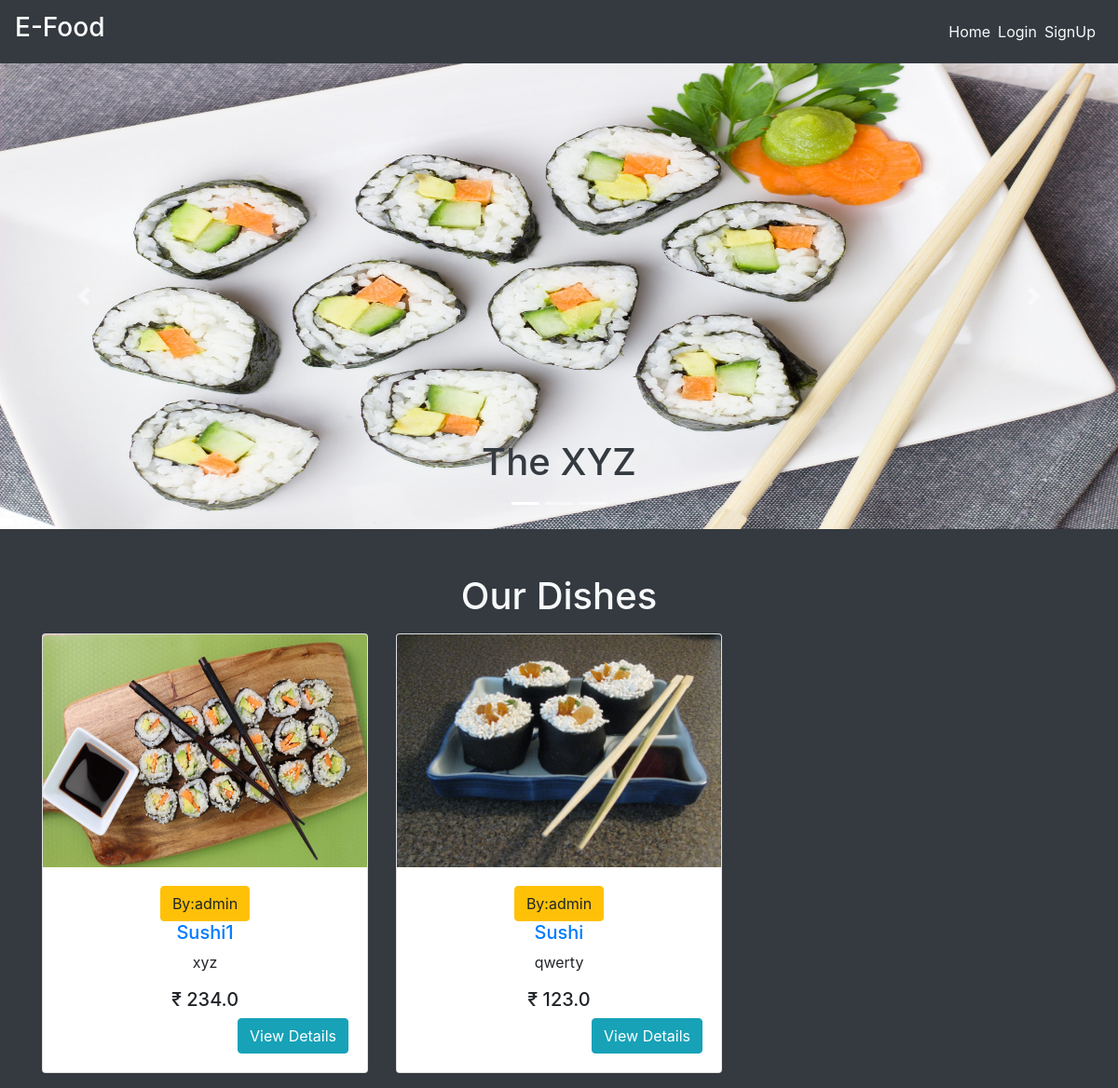
The page / on the database its author committed.
### main/models.py (models this page shows, shortened)
class Item(models.Model):
    LABELS = (
        ('BestSeller', 'BestSeller'),
        ('New', 'New'),
        ('Spicy🔥', 'Spicy🔥'),
    )
    LABEL_COLOUR = (
        ('danger', 'danger'),
        ('success', 'success'),
        ('primary', 'primary'),
        ('info', 'info')
    )
    title = models.CharField(max_length=150)
    description = models.CharField(max_length=250,blank=True)
    price = models.FloatField()
    pieces = models.IntegerField(default=6)
    instructions = models.CharField(max_length=250,default="Jain Option Available")
    image = models.ImageField(default='default.png', upload_to='images/')
    labels = models.CharField(max_length=25, choices=LABELS, blank=True)
    label_colour = models.CharField(max_length=15, choices=LABEL_COLOUR, blank=True)
    slug = models.SlugField(default="sushi_name")
    created_by = models.ForeignKey(User, on_delete=models.CASCADE)

### main/views.py (the view)
# urls.py: path('', MenuListView.as_view(), name='home'),
class MenuListView(ListView):
    model = Item
    template_name = 'main/home.html'
    context_object_name = 'menu_items'

### main/templates/main/home.html (shortened to what this page needs)
{% extends "main/layout.html" %}
{% block content %}
  <div class="home bg-dark">
    <div id="carouselExampleCaptions" class="carousel slide mb-5" data-ride="carousel" style="height: 500px;">
        <ol class="carousel-indicators">
          <li data-target="#carouselExampleCaptions" data-slide-to="0" class="active"></li>
          <li data-target="#carouselExampleCaptions" data-slide-to="1"></li>
          <li data-target="#carouselExampleCaptions" data-slide-to="2"></li>
        </ol>
        <div class="carousel-inner">
          <div class="carousel-item active">
            <img src="../media/sushi.jpg" class="d-block w-100" alt="sushi1" height="500px">
            <div class="carousel-caption d-none d-md-block text-dark">
              <h1>The XYZ</h1>
            </div>
          </div>
        </div>
        <a class="carousel-control-prev" href="#carouselExampleCaptions" role="button" data-slide="prev">
          <span class="carousel-control-prev-icon" aria-hidden="true"></span>
        </a>
        <a class="carousel-control-next" href="#carouselExampleCaptions" role="button" data-slide="next">
          <span class="carousel-control-next-icon" aria-hidden="true"></span>
        </a>
    </div>
    <div class="container">
      <h1 class="text-center text-light mb-3">Our Dishes</h1>
      <div class="row">
        {% for item in menu_items %}
            <div class="col-sm-4">
                <div class="card mb-3" style="height: fit-content; overflow: auto;">
                  <img src="{{ item.image.url }}" style="height: 250px;">
                    <div class="card-body text-center">
                      <button class="btn btn-warning">By:{{ item.created_by }}</button>
                      <h5 class="text-center"><a href="{% url 'main:dishes' item.slug %}">{{ item.title }} </a><span class="badge badge-{{ item.label_colour }}">{{ item.labels }}</span></h5>
                      <p class="text-center">{{ item.description }}</p>
                      <h5 class="text-center">₹ {{ item.price }}</h5>
                      <a href="{% url 'main:dishes' item.slug %}" class="btn btn-info float-right">View Details</a>
                    </div>
                </div>
            </div>
        {% endfor %}
      </div>
    </div>
  </div>
{% endblock content %}

### main/templates/main/layout.html (shortened to what this page needs)
{% load get_group %}
{% load static %}
<!DOCTYPE html>
<html lang="en">
<head>
    <link rel="stylesheet" href="https://maxcdn.bootstrapcdn.com/bootstrap/4.0.0/css/bootstrap.min.css">
    <link rel="stylesheet" type="text/css" href="{% static 'main/styles.css' %}">
</head>
<body>
    <nav class="navbar navbar-expand-lg navbar-dark bg-dark">
        <a class="navbar-brand" href="/"><h3>E-Food</h3></a>
        <div class="collapse navbar-collapse" id="navbarNav">
            <ul class="navbar-nav ml-auto">
                    <li><a href="{% url 'main:home' %}" class="mr-2 text-light">Home</a></li>
                {% if user.is_authenticated %}
                    {% if request.user|has_group:"admin_owner" %}
                        <li><a href="{% url 'main:admin_dashboard' %}" class="mr-2 text-light">DashBoard</a></li>
                        <li>
                            <form class="logout-link" action="{% url 'accounts:logout' %}" method="post">
                                {% csrf_token %}
                                <button type="submit" class="mr-2">Logout</button>
                            </form>
                        </li>
                    {% else %}
                        <li><a href="{% url 'main:cart' %}" class="mr-2 text-light">My Cart🛒</a></li>
                        <li><a href="{% url 'main:order_details' %}" class="mr-2 text-light">Your Orders</a></li>
                        <li>
                            <form class="logout-link" action="{% url 'accounts:logout' %}" method="post">
                                {% csrf_token %}
                                <button type="submit" class="mr-2">Logout</button>
                            </form>
                        </li>
                    {% endif %}
                {% else %}
                    <li><a href="{% url 'accounts:login' %}" class="mr-2 text-light">Login</a></li>
                    <li><a href="{% url 'accounts:signup' %}" class="mr-2 text-light">SignUp</a></li>
                {% endif %}
            </ul>
        </div>
    </nav>
    <main role="main">
        {% block content %}{% endblock %}
    </main>

### rows shown on the page
Item: image (picture), created_by "admin", title "Sushi1", description "xyz", price "234.0"
Item: image (picture), created_by "admin", title "Sushi", description "qwerty", price "123.0"
